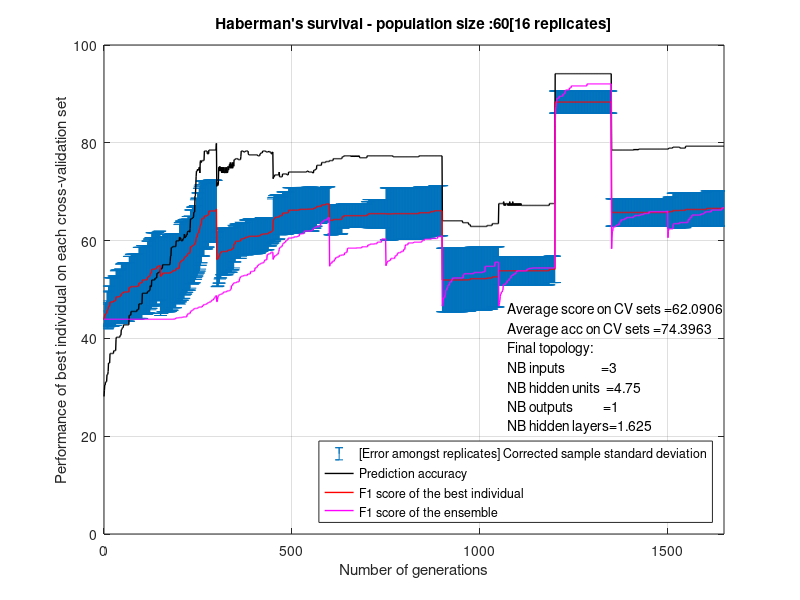
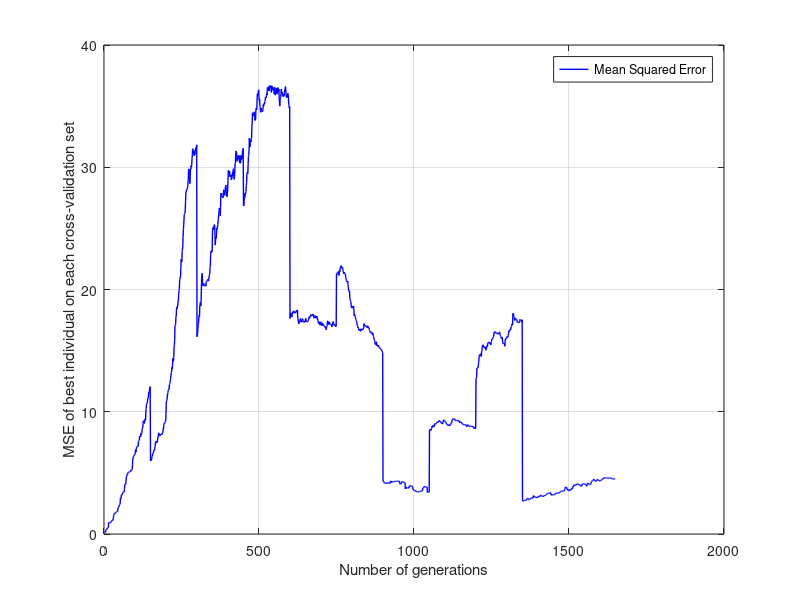
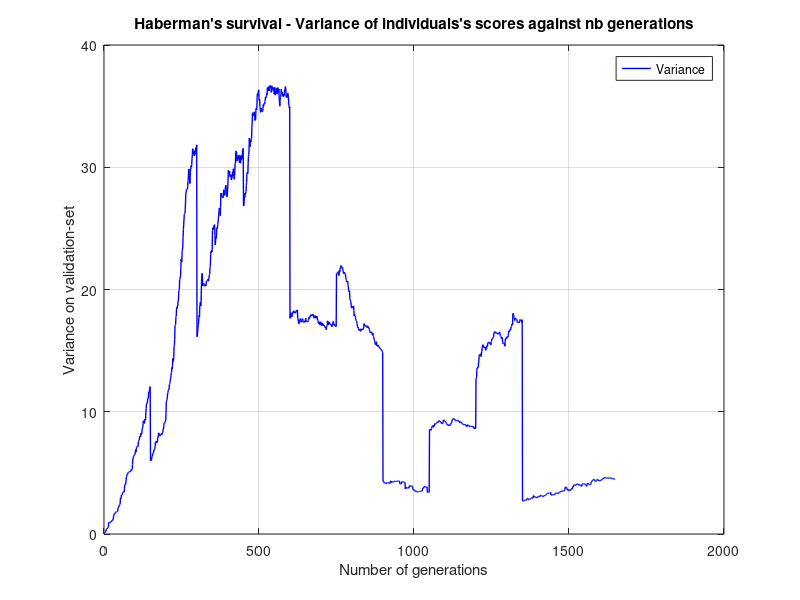
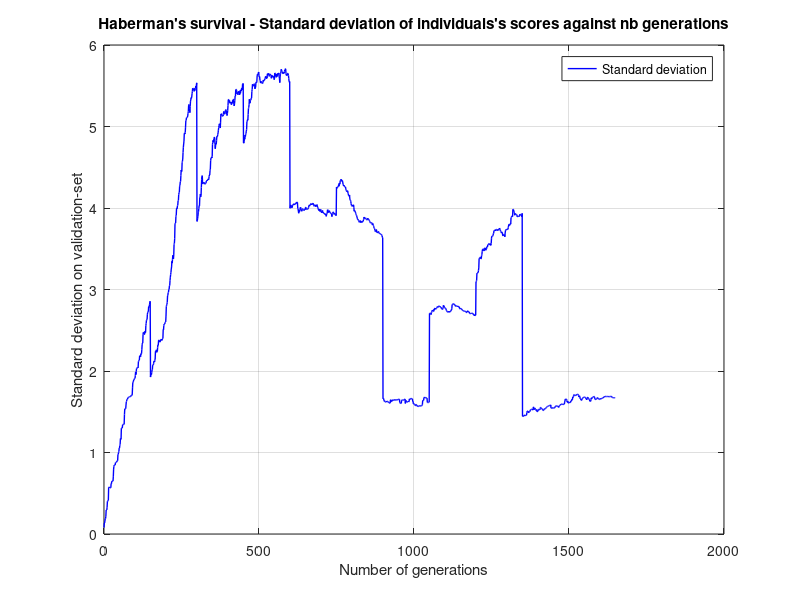

MATLAB code to generate these figures, in order: (Note: this script raises an error after producing the figures.)
#!/usr/bin/octave -qf

fprintf("Running plotter.");

# load experimentation results
load data/breastCancer_MalignantOrBenign-results.mat
load data/breastCancer_RecurrenceOrNot-results.mat
load data/haberman-results.mat
load data/backprop_perfs.csv


# write out plots in image directory
cd 'images/';

population_size	= breastCancer_MalignantOrBenign_results(1,9);
nb_replicates   = breastCancer_MalignantOrBenign_results(1,end);

breastCancer_MalignantOrBenign_AVRG_CV_FITNESS = breastCancer_MalignantOrBenign_results(1,end-3)
breastCancer_RecurrenceOrNot_AVRG_CV_FITNESS = breastCancer_RecurrenceOrNot_results(1,end-3)
haberman_AVRG_CV_FITNESS = haberman_results(1,end-3)

breastCancer_MalignantOrBenign_AVRG_CV_ACC = breastCancer_MalignantOrBenign_results(1,end-2)
breastCancer_RecurrenceOrNot_AVRG_CV_ACC = breastCancer_RecurrenceOrNot_results(1,end-2)
haberman_AVRG_CV_ACC = haberman_results(1,end-2)

#
#
# PLOTTING DATA SET : HABERMAN
#
#

#
# TRAINING PERFS
#
align_right_haberman = haberman_results(end,1) - (haberman_results(end,1)/3) - 26;
errorbar(haberman_results(:,1), haberman_results(:,4), err_haberman_results);
hold on;
grid on;
plot(haberman_results(:,1),haberman_results(:,3), 'k', 'LineWidth', 1);
plot(haberman_results(:,1),haberman_results(:,4), 'r', 'LineWidth', 1);
plot(haberman_results(:,1),haberman_results(:,17), 'm', 'LineWidth', 1);
axis([0, haberman_results(end,1), 0, 100]);
title( strcat("Haberman's survival - population size : ", num2str(population_size), "[", num2str(nb_replicates), " replicates]"));
legend('[Error amongst replicates] Corrected sample standard deviation','Prediction accuracy','F1 score of the best individual', 'F1 score of the ensemble', "location", "southeast");
xlabel('Number of generations');
ylabel('Performance of best individual on each cross-validation set');
text(align_right_haberman, 46 , strcat("Average score on CV sets =", num2str(haberman_AVRG_CV_FITNESS)));
text(align_right_haberman, 42 , strcat("Average acc on CV sets =", num2str(haberman_AVRG_CV_ACC)));
# add topology description
text(align_right_haberman, 38 , "Final topology:");
text(align_right_haberman, 34 , strcat("NB inputs            =", num2str(haberman_results(end,10))) );
text(align_right_haberman, 30 , strcat("NB hidden units  =", num2str(haberman_results(end,11))) );
text(align_right_haberman, 26 , strcat("NB outputs          =", num2str(haberman_results(end,12))) );
text(align_right_haberman, 22 , strcat("NB hidden layers=", num2str(haberman_results(end,13))) );

print -dpng 'haberman-performancesVSepochs.png';
hold off;

plot(haberman_results(:,1),haberman_results(:,5), 'b', 'LineWidth', 1);
hold on;
grid on;
legend('Mean Squared Error', "location", "northeast");
xlabel('Number of generations');
ylabel('MSE of best individual on each cross-validation set');
print -dpng 'haberman-MSEVSepochs.png';
hold off;

#
# POPULATION SCORE STATS
#

plot(haberman_results(:,1), haberman_results(:,5), 'b', 'LineWidth', 1);
grid on;
hold on;
title("Haberman's survival - Variance of individuals's scores against nb generations");
legend('Variance', "location", "northeast");
xlabel('Number of generations');
ylabel('Variance on validation-set');
print -dpng 'haberman-varianceVSepochs.png';
hold off;

plot(haberman_results(:,1), haberman_results(:,6), 'b', 'LineWidth', 1);
hold on;
grid on;
title("Haberman's survival - Standard deviation of individuals's scores against nb generations");
legend('Standard deviation', "location", "northeast");
xlabel('Number of generations');
ylabel('Standard deviation on validation-set');
print -dpng 'haberman-stddevVSepochs.png';
hold off;

plot(haberman_results(:,1), haberman_results(:,7), 'b', 'LineWidth', 1);
hold on;
grid on;
title("Haberman's survival - Mean of individuals's scores against nb generations");
legend('Mean', "location", "southeast");
xlabel('Number of generations');
ylabel('Mean of population score on validation-set');
print -dpng 'haberman-meanVSepochs.png';
hold off;




#
# LEARNING CURVES
#
#{
plot(haberman_results_increasingly_large_training_set(:,1),haberman_results_increasingly_large_training_set(:,2), 'r');
hold on;
title("Haberman's survival - Learning curves");
plot(haberman_results_increasingly_large_training_set(:,1),haberman_results_increasingly_large_training_set(:,4), 'b');
legend('Error training-set', 'Error validation-set');
xlabel('m (training set size)');
ylabel('Error');
print -dpng 'haberman-learning_curve-increasingly_large_training_set.png';
hold off;
#}





#
#
# PLOTTING DATA SET : MALIGNANT OR BENIGN
#
#

align_right_malignant = breastCancer_MalignantOrBenign_results(end,1) - (breastCancer_MalignantOrBenign_results(end,1)/3) - 26;
#
# TRAINING PERFS
#
errorbar(breastCancer_MalignantOrBenign_results(:,1),breastCancer_MalignantOrBenign_results(:,4), err_breastCancer_MalignantOrBenign_results);
hold on;
grid on;
plot(breastCancer_MalignantOrBenign_results(:,1),breastCancer_MalignantOrBenign_results(:,3), 'r', 'LineWidth', 1);
plot(breastCancer_MalignantOrBenign_results(:,1),breastCancer_MalignantOrBenign_results(:,4), 'k', 'LineWidth', 1);
plot(breastCancer_MalignantOrBenign_results(:,1),breastCancer_MalignantOrBenign_results(:,17), 'm', 'LineWidth', 1);
axis([0, breastCancer_MalignantOrBenign_results(end,1), 0, 100]);
title( strcat("Breast cancer (Malignant?) - population size : ", num2str(population_size), "[", num2str(nb_replicates), " replicates]" ));
legend('[Error amongst replicates] Corrected sample standard deviation', 'Prediction accuracy','F1 score of the best individual', 'F1 score of the ensemble', "location", "southeast");
xlabel('Number of generations');
ylabel('Performance of best individual on each cross-validation set');
text(align_right_malignant, 46 , strcat("Average score on CV sets =", num2str(breastCancer_MalignantOrBenign_AVRG_CV_FITNESS)));
text(align_right_malignant, 42 , strcat("Average acc on CV sets =", num2str(breastCancer_MalignantOrBenign_AVRG_CV_ACC)));
# add topology description
text(align_right_malignant, 38 , "Final topology:");
text(align_right_malignant, 34 , strcat("NB inputs            =", num2str(breastCancer_MalignantOrBenign_results(end,10))) );
text(align_right_malignant, 30 , strcat("NB hidden units  =", num2str(breastCancer_MalignantOrBenign_results(end,11))) );
text(align_right_malignant, 25 , strcat("NB outputs          =", num2str(breastCancer_MalignantOrBenign_results(end,12))) );
text(align_right_malignant, 22 , strcat("NB hidden layers=", num2str(breastCancer_MalignantOrBenign_results(end,13))) );
print -dpng 'malignant-performancesVSepochs.png';
hold off;

#backprop_perfs = backprop_perfs(1:(size(breastCancer_MalignantOrBenign_results))(1),:);
plot(breastCancer_MalignantOrBenign_results(:,1),breastCancer_MalignantOrBenign_results(:,2), 'b', 'LineWidth', 1);
hold on;
grid on;
legend('Mean Squared Error', "location", "northeast");
xlabel('Number of generations');
ylabel('MSE of best individual on each cross-validation set');
print -dpng 'malignant-MSEVSepochs.png';
hold off;

#
# POPULATION SCORE STATS
#

plot(breastCancer_MalignantOrBenign_results(:,1), breastCancer_MalignantOrBenign_results(:,5), 'b', 'LineWidth', 1);
hold on;
grid on;
title("Breast cancer (Malignant?) - Variance of individuals's scores against nb generations");
legend('Variance', "location", "northeast");
xlabel('Number of generations');
ylabel('Variance on validation-set');
print -dpng 'malignant-varianceVSepochs.png';
hold off;

plot(breastCancer_MalignantOrBenign_results(:,1), breastCancer_MalignantOrBenign_results(:,6), 'b', 'LineWidth', 1);
hold on;
grid on;
title("Breast cancer (Malignant?) - Standard deviation of individuals's scores against nb generations");
legend('Standard deviation', "location", "northeast");
xlabel('Number of generations');
ylabel('Standard deviation on validation-set');
print -dpng 'malignant-stddevVSepochs.png';
hold off;

plot(breastCancer_MalignantOrBenign_results(:,1), breastCancer_MalignantOrBenign_results(:,7), 'b', 'LineWidth', 1);
hold on;
grid on;
title("Breast cancer (Malignant?) - Mean of individuals's scores against nb generations");
legend('Mean', "location", "southeast");
xlabel('Number of generations');
ylabel('Mean of population score on validation-set');
print -dpng 'malignant-meanVSepochs.png';
hold off;

#{
#
# LEARNING CURVES DATA-SET SIZE
#

plot(MalignantOrBenign_results_increasingly_large_training_set(1,:),MalignantOrBenign_results_increasingly_large_training_set(:,2), 'r');
hold on;
title("Breast cancer (Malignant?) - Data-set Size Learning Curves");
plot(MalignantOrBenign_results_increasingly_large_training_set(:,1),MalignantOrBenign_results_increasingly_large_training_set(:,4), 'b');
legend('Error training-set', 'Error validation-set');
xlabel('m (training set size)');
ylabel('Error');
print -dpng 'malignant-learning_curve-increasingly_large_training_set.png';
hold off;

fprintf('printing learning curves pop size');
errorbar(pop_sizes(:,1), MalignantOrBenign_results_increasing_pop_size(:,1), err_MalignantOrBenign_results_increasing_pop_size);
hold on;
grid on;
axis([0, pop_sizes(end,1), 0, 100]);
title(strcat("Breast cancer (Malignant?) - Population Size Learning Curves", "[", num2str(nb_replicates), " replicates]"));
legend('average F1 score of best individual on validation-set','[Error amongst replicates] Corrected Sample Standard Deviation', "location", "southeast");
print -dpng 'malignant-learning_curve_pop_size.png';
hold off;
#}







#
#
# PLOTTING DATA SET : RECCURENCE OR NOT
#
#



#
# TRAINING PERFS
#

align_right_recurrence = breastCancer_RecurrenceOrNot_results(end,1)- (breastCancer_RecurrenceOrNot_results(end,1)/3) - 26;
errorbar(breastCancer_RecurrenceOrNot_results(:,1),breastCancer_RecurrenceOrNot_results(:,3), err_breastCancer_RecurrenceOrNot_results);
hold on;
grid on;
plot(breastCancer_RecurrenceOrNot_results(:,1),breastCancer_RecurrenceOrNot_results(:,3), 'r', 'LineWidth', 1);
plot(breastCancer_RecurrenceOrNot_results(:,1),breastCancer_RecurrenceOrNot_results(:,4), 'k', 'LineWidth', 1);
plot(breastCancer_RecurrenceOrNot_results(:,1),breastCancer_RecurrenceOrNot_results(:,17), 'm', 'LineWidth', 1);
title( strcat("Breast cancer (Recurrence?) - population size : ", num2str(population_size), "[", num2str(nb_replicates), " replicates]"));
axis([0, breastCancer_RecurrenceOrNot_results(end,1), 0, 100]);
legend('[Error amongst replicates] Corrected sample standard deviation','Prediction accuracy','F1 score of the best individual', 'F1 score of the ensemble', "location", "southeast");
xlabel('Number of generations');
ylabel('Performance of best individual on each cross-validation set');
text(align_right_recurrence, 46 , strcat("Average score on CV sets =", num2str(breastCancer_RecurrenceOrNot_AVRG_CV_FITNESS)));
text(align_right_recurrence, 42 , strcat("Average acc on CV sets =", num2str(breastCancer_RecurrenceOrNot_AVRG_CV_ACC)));
# add topology description
text(align_right_recurrence, 38 , "Final topology:");
text(align_right_recurrence, 34 , strcat("NB inputs            =", num2str(breastCancer_RecurrenceOrNot_results(end,10))) );
text(align_right_recurrence, 30 , strcat("NB hidden units  =", num2str(breastCancer_RecurrenceOrNot_results(end,11))) );
text(align_right_recurrence, 26 , strcat("NB outputs          =", num2str(breastCancer_RecurrenceOrNot_results(end,12))) );
text(align_right_recurrence, 22 , strcat("NB hidden layers=", num2str(breastCancer_RecurrenceOrNot_results(end,13))) );
print -dpng 'recurrence-performancesVSepochs.png';
hold off;



plot(breastCancer_RecurrenceOrNot_results(:,1),breastCancer_RecurrenceOrNot_results(:,5), 'b', 'LineWidth', 1);
hold on;
grid on;
legend('Mean Squared Error', "location", "northeast");
xlabel('Number of generations');
ylabel('MSE of best individual on each cross-validation set');
print -dpng 'recurrence-MSEVSepochs.png';
hold off;

#
# POPULATION SCORE STATS
#

plot(breastCancer_RecurrenceOrNot_results(:,1), breastCancer_RecurrenceOrNot_results(:,5), 'b', 'LineWidth', 1);
hold on;
grid on;
title("Breast cancer (Recurrence?) - Variance of individuals's scores against nb generations");
legend('Variance', "location", "northeast");
xlabel('Number of generations');
ylabel('Variance on validation-set');
print -dpng 'recurrence-varianceVSepochs.png';
hold off;

plot(breastCancer_RecurrenceOrNot_results(:,1), breastCancer_RecurrenceOrNot_results(:,6), 'b', 'LineWidth', 2);
hold on;
grid on;
title("Breast cancer (Recurrence?) - Standard deviation of individuals's scores against nb generations");
legend('Standard deviation', "location", "northeast");
xlabel('Number of generations');
ylabel('Standard deviation on validation-set');
print -dpng 'recurrence-stddevVSepochs.png';
hold off;

plot(breastCancer_RecurrenceOrNot_results(:,1), breastCancer_RecurrenceOrNot_results(:,7), 'b', 'LineWidth', 2);
hold on;
grid on;
title("Breast cancer (Recurrence?) - Mean of individuals's scores against nb generations");
legend('Mean', "location", "southeast");
xlabel('Number of generations');
ylabel('Mean of population score on validation-set');
print -dpng 'recurrence-meanVSepochs.png';
hold off;


#
# LEARNING CURVES
#

plot(RecurrenceOrNot_results_increasingly_large_training_set(:,1),RecurrenceOrNot_results_increasingly_large_training_set(:,2), 'r');
hold on;
grid on;
title("Breast cancer (Recurrence?) - Learning curves");
plot(RecurrenceOrNot_results_increasingly_large_training_set(:,1),RecurrenceOrNot_results_increasingly_large_training_set(:,4), 'b');
legend('Error training-set', 'Error validation-set');
xlabel('m (training set size)');
ylabel('Error');
print -dpng 'recurrence-learning_curve-increasingly_large_training_set.png';
hold off;


fprintf("terminated.\n")


